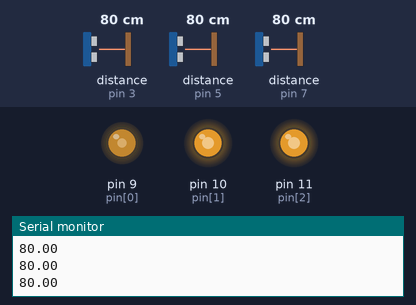
The sketch below on a simulated Arduino Uno, built with avr-gcc and run on an emulated ATmega328P. Shown: output pins drawn as LEDs (lit = HIGH), the last lines printed to the serial monitor. The test bench sets the inputs (shaded band); at power-on: distance to the obstacle (sensors on pin 3, pin 5, pin 7) 80 cm.

Above: at 1.2 s.
1.3 s: distance to the obstacle (sensor on pin 3) set to 2 cm
At 2.5 s:
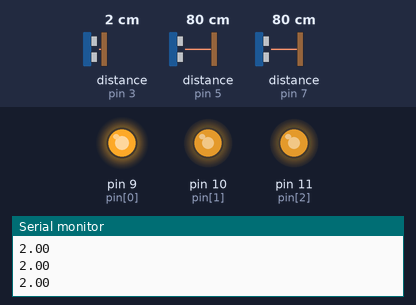
2.8 s: distance to the obstacle (sensor on pin 5) set to 250 cm
At 3.3 s:
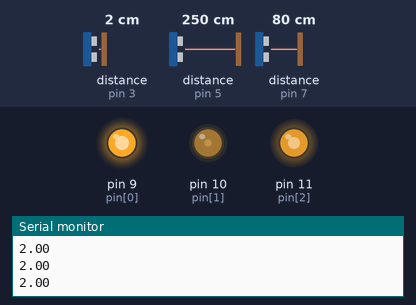
4.3 s: distance to the obstacle (sensor on pin 7) set to 250 cm
At 5.5 s:
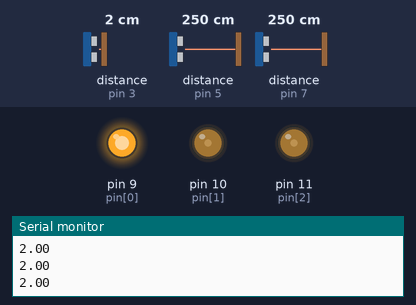
5.8 s: distance to the obstacle (sensor on pin 3) set to 60 cm
At 6.3 s:
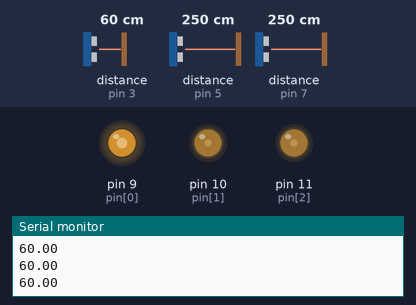
7.3 s: distance to the obstacle (sensor on pin 5) set to 4 cm
At 8.1 s:
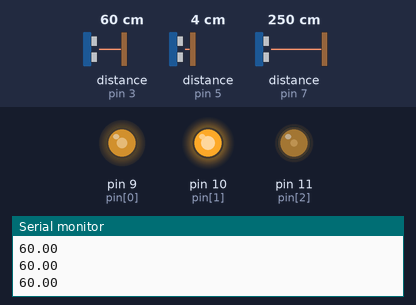
8.8 s: distance to the obstacle (sensor on pin 7) set to 4 cm
At 9.5 s:
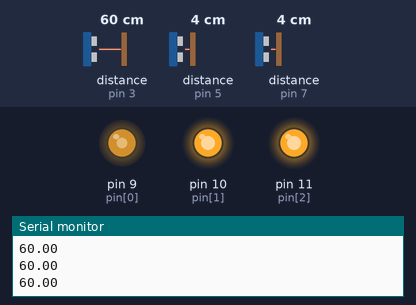
Timing chart, 0 to 11.3 s (numbered marks = the images above; inputs shaded):
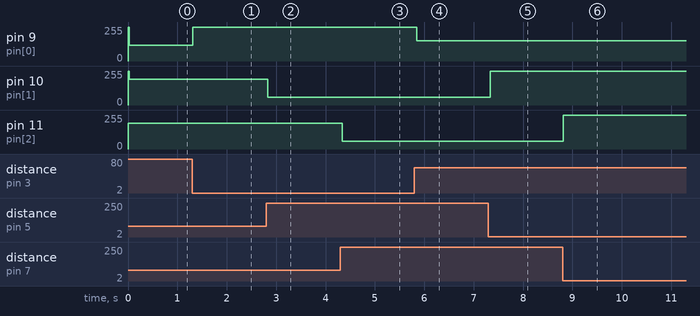

The sketch:

True_blindWay1.ino
```cpp
#include <Thread.h>
#include <ThreadController.h>
#include <Ultrasonic.h>

Ultrasonic ultrasonic1(2, 3);
Ultrasonic ultrasonic2(4, 5);
Ultrasonic ultrasonic3(6, 7);

int pin[3] = {9,10,11};
long microsec[3];
float cmMsec[3];

ThreadController cpu;

Thread vai;
void vaai(){
  if(cmMsec[0]>150){
    analogWrite(pin[0],0);
  }else{
    int valor = 255 - (int(cmMsec[0]*1.7));
    analogWrite(pin[0],valor);
  }

  int valor2 = 255 - (int(cmMsec[1]*0.785));
  analogWrite(pin[1],valor2);

  int valor1 = 255 - (int(cmMsec[2]*0.785));
  analogWrite(pin[2],valor1);
}

Thread lerSensorUm;
void leituraUm(){
  cmMsec[0] = ultrasonic1.read(CM);
  Serial.println(cmMsec[0]);
}

Thread lerSensorDois;
void leituraDois(){
  cmMsec[1] = ultrasonic2.read(CM);
}

Thread lerSensorTres;
void leituraTres(){
  cmMsec[2] = ultrasonic3.read(CM);
}

void setup(){
  Serial.begin(9600);
  pinMode(9, OUTPUT);
  pinMode(10, OUTPUT);
  pinMode(11, OUTPUT);

  lerSensorUm.setInterval(4);
  lerSensorUm.onRun(leituraUm);

  lerSensorDois.setInterval(3);
  lerSensorDois.onRun(leituraDois);

  lerSensorTres.setInterval(2);
  lerSensorTres.onRun(leituraTres);

  vai.setInterval(5);
  vai.onRun(vaai);

  cpu.add(&lerSensorUm);
  cpu.add(&lerSensorDois);
  cpu.add(&lerSensorTres);
  cpu.add(&vai);
}

void loop(){
  cpu.run();

}
```

Measured:
- after the input at 1.3 s, pin 9 (pin[0]): 119/255 → 252/255 at once
- after the input at 2.8 s, pin 10 (pin[1]): 193/255 → 59/255 at once
- after the input at 4.3 s, pin 11 (pin[2]): 193/255 → 59/255 at once
- after the input at 5.8 s, pin 9 (pin[0]): 252/255 → 153/255 after 0.05 s
- after the input at 7.3 s, pin 10 (pin[1]): 59/255 → 252/255 at once
- after the input at 8.8 s, pin 11 (pin[2]): 59/255 → 252/255 at once
